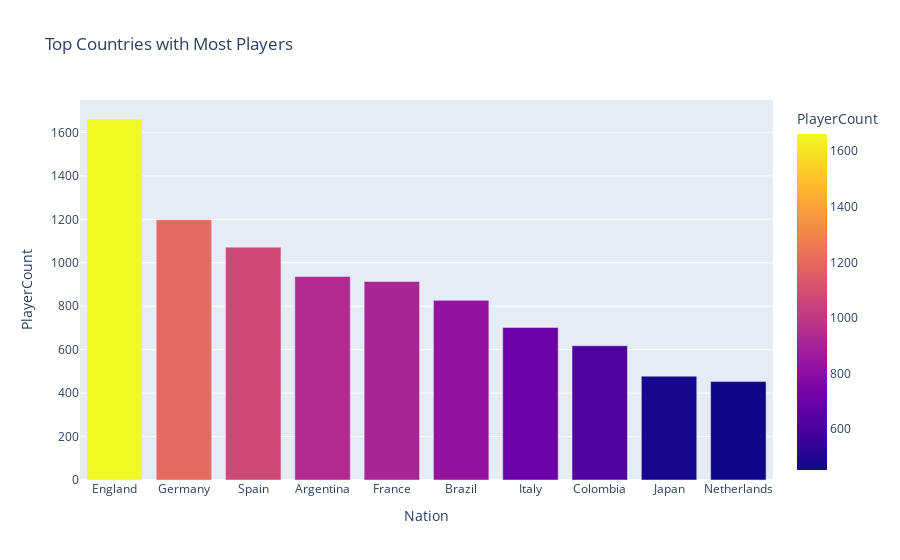

The code cell stored with this chart in its notebook:
### Markdown cell above
select seaborn style of chart to make display easy on the eyes.

### Code cell
temp_df = pd.DataFrame(
    list(zip(list(player_count), list(nation))), columns=["PlayerCount", "Nation"]
)
temp_df.to_csv(r"..\Outputs\MostPlayersNation.csv")
fig = px.bar(
    temp_df,
    x="Nation",
    y="PlayerCount",
    color="PlayerCount",
    title="Top Countries with Most Players",
)
fig.show()

### Figure 1 — Plotly figure (JSON) as saved in the notebook; plotly's stock layout.template omitted (floating-point values rounded to 4 significant figures)
{"data": [{"alignmentgroup": "True", "hovertemplate": "Nation=%{x}<br>PlayerCount=%{marker.color}<extra></extra>", "legendgroup": "", "marker": {"color": [1662, 1198, 1072, 937, 914, 827, 702, 618, 478, 453], "coloraxis": "coloraxis", "pattern": {"shape": ""}}, "name": "", "offsetgroup": "", "orientation": "v", "showlegend": false, "textposition": "auto", "type": "bar", "x": ["England", "Germany", "Spain", "Argentina", "France", "Brazil", "Italy", "Colombia", "Japan", "Netherlands"], "xaxis": "x", "y": [1662, 1198, 1072, 937, 914, 827, 702, 618, 478, 453], "yaxis": "y"}], "layout": {"barmode": "relative", "coloraxis": {"colorbar": {"title": {"text": "PlayerCount"}}, "colorscale": [[0, "#0d0887"], [0.1111, "#46039f"], [0.2222, "#7201a8"], [0.3333, "#9c179e"], [0.4444, "#bd3786"], [0.5556, "#d8576b"], [0.6667, "#ed7953"], [0.7778, "#fb9f3a"], [0.8889, "#fdca26"], [1, "#f0f921"]]}, "legend": {"tracegroupgap": 0}, "title": {"text": "Top Countries with Most Players"}, "xaxis": {"anchor": "y", "domain": [0, 1], "title": {"text": "Nation"}}, "yaxis": {"anchor": "x", "domain": [0, 1], "title": {"text": "PlayerCount"}}}}
